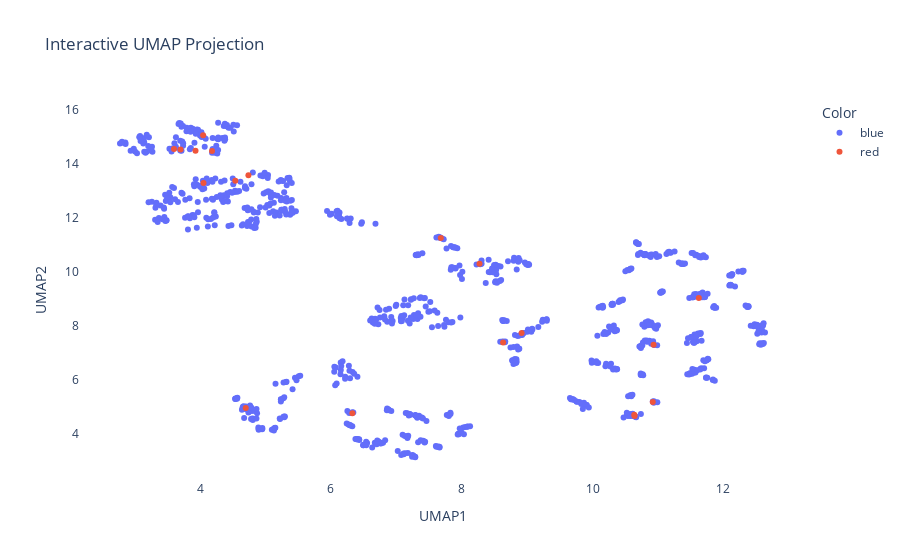

Notebook code cell kept with this figure:
### Code cell
import pandas as pd
import plotly.express as px
from rdkit import Chem
from rdkit.Chem import Draw
import io
import base64
from IPython.display import display, HTML, Image

# Function to generate chemical structure images for each SMILES string
def generate_structure_image(smiles):
    mol = Chem.MolFromSmiles(smiles)
    img = Draw.MolToImage(mol, size=(300, 300))
    buffer = io.BytesIO()
    img.save(buffer, format='PNG')
    return base64.b64encode(buffer.getvalue()).decode('utf-8')

# Create a new DataFrame with the UMAP projection coordinates and additional information
umap_df = pd.DataFrame(umap_projection, columns=['UMAP1', 'UMAP2'])
umap_df['Color'] = colors
umap_df['Index'] = df.index
umap_df['SMILES'] = df['smiles']

# Create an interactive plot using Plotly Express
fig = px.scatter(umap_df, x='UMAP1', y='UMAP2', color='Color',
                 hover_data={'Index': True, 'SMILES': True, 'Color': False},
                 title='Interactive UMAP Projection')

fig.update_layout(plot_bgcolor='rgba(0,0,0,0)')
# Show the interactive plot
fig.show()

# Function to display chemical structure
def show_structure(index):
    smiles = umap_df.loc[index, 'SMILES']
    img_base64 = generate_structure_image(smiles)
    display(HTML(f"<h3>Structure for Index {index}</h3>"))
    display(HTML(f"<p>SMILES: {smiles}</p>"))
    display(Image(data=base64.b64decode(img_base64)))

# Instructions for the user
print("To view the chemical structure for a specific point:")
print("1. Hover over a point to see its Index and SMILES.")
print("2. Run the following command in a new cell, replacing INDEX with the desired index number:")
print("   show_structure(INDEX)")

### Figure 1 — Plotly figure (JSON) as saved in the notebook; plotly's stock layout.template omitted (floating-point values rounded to 4 significant figures; data arrays with more than 128 entries replaced by an {"elided": "..."} marker saying what was removed)
{"data": [{"customdata": {"elided": "980x3 mixed values"}, "hovertemplate": "UMAP1=%{x}<br>UMAP2=%{y}<br>Index=%{customdata[0]}<br>SMILES=%{customdata[1]}<extra></extra>", "legendgroup": "blue", "marker": {"color": "#636efa", "symbol": "circle"}, "mode": "markers", "name": "blue", "orientation": "v", "showlegend": true, "type": "scatter", "x": {"elided": "980 float values"}, "xaxis": "x", "y": {"elided": "980 float values"}, "yaxis": "y"}, {"customdata": [[1, "N#CC%11=CC(C%12=CC=C(N(C%13=C%14C=CC=C%13)C%15=C(O%14)C=CC=C%15)C=C%12)=NC=C%11", "red"], [100, "O=[N+](C(C=C6)=CN=C6C7=CC=NC=C7N(C8=C9C=CC=C8)C%10=C(O9)C=CC=C%10)[O-]", "red"], [102, "N#CC%16=CC=C(C=C%16)C%17=CC=NC=C%17N(C%18=C%19C=CC=C%18)C%20=C(O%19)C=CC=C%20", "red"], [103, "CC(C(C=C%21)=CC=C%21C%22=CC=NC=C%22N(C%23=C%24C=CC=C%23)C%25=C(O%24)C=CC=C%25)=O", "red"], [104, "CC(C(C=C%26)=CC([N+]([O-])=O)=C%26C%27=CC=NC=C%27N%28C%29=CC=C(C=CC=C%30)C%30=C%29C%31=C(C=CC=C%32)C%32=CC=C%28%31)=O", "red"], [105, "O=[N+](C(C=C%33)=CN=C%33C%34=CC=NC=C%34N%35C%36=CC=C(C=CC=C%37)C%37=C%36C%38=C(C=CC=C%39)C%39=CC=C%35%38)[O-]", "red"], [108, "CC(C(C=C%54)=CC=C%54C%55=CC=NC=C%55N%56C%57=CC=C(C=CC=C%58)C%58=C%57C%59=C(C=CC=C%60)C%60=CC=C%56%59)=O", "red"], [111, "COC%70=CC=C(N(C%71=CC=CC=C%71)C%72=CN=CC=C%72C%73=CSC=C%73)C=C%70", "red"], [117, "COC%98=CC=C(N(C%99=CC=CC=C%99)C1=CN=CC=C1C1=CC(C=CN2)=C2C=C1)C=C%98", "red"], [118, "CC(C(C=C1)=CC=C1C1=CC=NC=C1N(C1=CC=CC=C1)C1=CC=C(OC)C=C1)=O", "red"], [207, "CC(C(C=C%41)=CC([N+]([O-])=O)=C%41C%42=CC(N(C%43=CC=CC=C%43)C%44=CC=CC=C%44)=CC=C%42)=O", "red"], [212, "COC%63=CC=C(N(C%64=CC=CC=C%64)C%65=CC=CC(C%66=CSC=C%66)=C%65)C=C%63", "red"], [306, "CC(C(C=C%37)=CC([N+]([O-])=O)=C%37C%38=CC=C(N(C%39=CC=C(OC)C=C%39)C%40=CC=C(OC)C=C%40)S%38)=O", "red"], [409, "COC%71=CC=C(N(C%72=CC=CC=C%72)C%73=CC=C(C=CC(C%74=CC=CC%75=NSN=C%74%75)=C%76)C%76=C%73)C=C%71", "red"], [415, "COC1=CC=C(N(C2=CC=CC=C2)C2=CC=C(C=CC(C3=NC=CC(C#N)=C3)=C3)C3=C2)C=C1", "red"], [501, "N#CC%13=CC(C%14=CC=C(N(C%15=C%16C=CC=C%15)C%17=C(O%16)C=CC=C%17)C%18=C%14C=CC=C%18)=NC=C%13", "red"], [613, "COC%67=CC=C(N(C%68=CC=C(OC)C=C%68)C%69=CC=C(/C=C/C%70=CSC=C%70)C=C%69)C=C%67", "red"], [616, "COC%82=CC=C(N(C%83=CC=C(OC)C=C%83)C%84=CC=C(/C=C/C%85=C(C%86=C%87%88)C=CC%88=CC=CC%87=CC=C%86C=C%85)C=C%84)C=C%82", "red"], [814, "COC1=CC=C(N(C2=CC=CC=C2)C2=CC=C3C(C=C(C4=C5C(C=CC=C5)=CC=C4)O3)=C2)C=C1", "red"]], "hovertemplate": "UMAP1=%{x}<br>UMAP2=%{y}<br>Index=%{customdata[0]}<br>SMILES=%{customdata[1]}<extra></extra>", "legendgroup": "red", "marker": {"color": "#EF553B", "symbol": "circle"}, "mode": "markers", "name": "red", "orientation": "v", "showlegend": true, "type": "scatter", "x": [4.048, 4.183, 3.602, 3.701, 4.74, 4.539, 4.053, 10.64, 10.92, 10.64, 8.916, 10.93, 8.633, 4.699, 11.62, 3.931, 8.272, 7.68, 6.329], "xaxis": "x", "y": [15.06, 14.48, 14.56, 14.53, 13.58, 13.38, 13.3, 4.721, 5.191, 4.675, 7.75, 7.31, 7.391, 4.976, 9.047, 14.49, 10.31, 11.26, 4.776], "yaxis": "y"}], "layout": {"legend": {"title": {"text": "Color"}, "tracegroupgap": 0}, "plot_bgcolor": "rgba(0,0,0,0)", "title": {"text": "Interactive UMAP Projection"}, "xaxis": {"anchor": "y", "domain": [0, 1], "title": {"text": "UMAP1"}}, "yaxis": {"anchor": "x", "domain": [0, 1], "title": {"text": "UMAP2"}}}}
